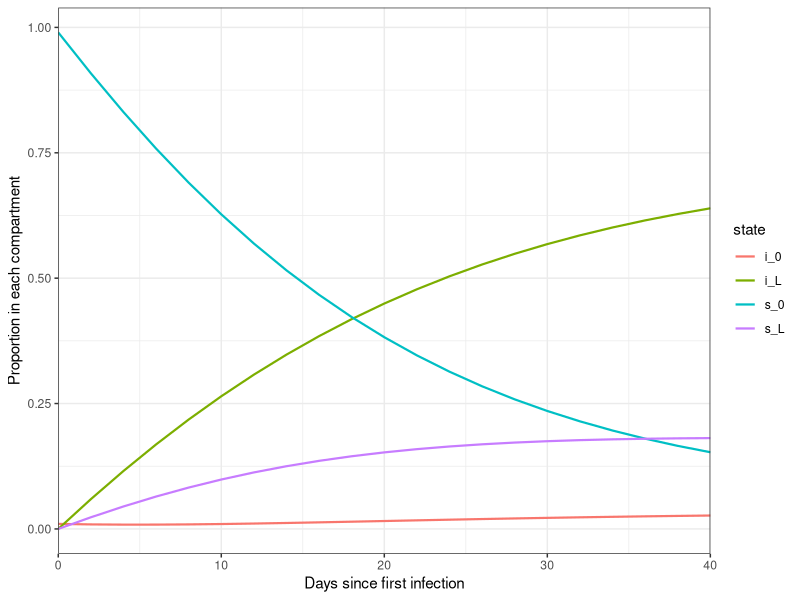

Generate this figure with R:
library("deSolve")
library("tidyverse")
library("viridis")

pv_champ_function <- function(t, state, parameters) { # with optional birth death
  with(as.list(c(state, parameters)), {
    # rate of change
    ds_0 <- -(1 - alpha * beta) * (lambda * (i_L + i_0) + delta) * s_0 + 
      (lambda * (i_0 + i_L) + delta) * alpha * beta * s_L + 
      alpha*beta*f*s_L + 
      gamma_L*s_L + 
      r*i_0
    
    di_0 <- -(lambda * (i_0 + i_L) + delta) * i_0 + 
      gamma_L*i_L - r*i_0
    
    ds_L <- -(1 - alpha*(1 - beta))*(lambda*(i_L + i_0) + delta + f)*s_L +
      alpha*(1-beta)*(lambda*(i_0+i_L) + delta)*s_0 - gamma_L*s_L + r*i_L
    
    di_L <- (1 - alpha)*(lambda*(i_L + i_0) + delta)*(s_0 + s_L) +
      (lambda*(i_L + i_0) + delta)*i_0 + (1 - alpha)*f*s_L - gamma_L*i_L - r*i_L
    
    # return the rate of change
    list(c(ds_0, di_0, ds_L, di_L))
  }) # end with(as.list ...
}

pv_champ_alpha <- 0.4 #prop of effective care
pv_champ_beta <- 0.4 #prop of radical cure
pv_champ_gamma_L <- 1 / 223 #liver stage clearance rate
pv_champ_delta <- 0.05 #prop of imported cases
pv_champ_lambda <- 0.04 #transmission rate
pv_champ_f <- 1 / 72 #relapse frequency
pv_champ_r <- 1 / 60 #blood stage clearance rate

pv_champ_parameters <- c(alpha = pv_champ_alpha, beta = pv_champ_beta, gamma_L = pv_champ_gamma_L, delta = pv_champ_delta, lambda = pv_champ_lambda, f = pv_champ_f, r = pv_champ_r)
state <- c(s_0 = 0.99, i_0 = 0.01, s_L = 0, i_L = 0)

pand_length <- 40

times <- seq(0, pand_length, by = 2)

pv_champ_outputs <- ode(y = state, times = times, func = pv_champ_function, parms = pv_champ_parameters) %>%
  as_tibble() %>%
  mutate(across(.cols = everything(), .fns = as.numeric))


pv_champ_long_outputs <- pivot_longer(pv_champ_outputs, -time, names_to = "state", values_to = "proportions")

pv_champ_plot <- ggplot(pv_champ_long_outputs, aes(x = time, y = proportions, colour = state)) +
  geom_line(size = 0.75) +
  theme_bw() +
  scale_x_continuous(expand = expansion(0)) +
  xlab("Days since first infection") +
  ylab("Proportion in each compartment")
pv_champ_plot
